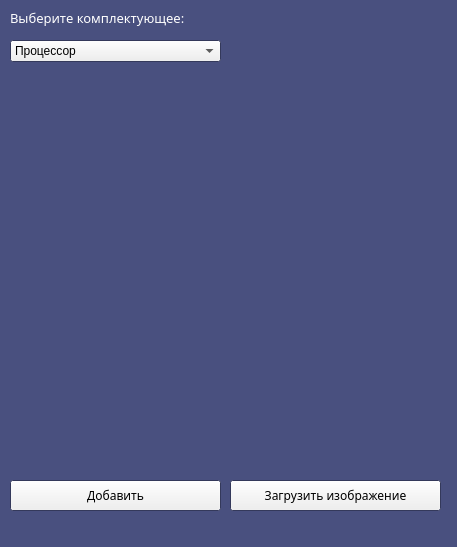
<?xml version="1.0" encoding="UTF-8"?>
<ui version="4.0">
 <class>Form</class>
 <widget class="QWidget" name="Form">
  <property name="geometry">
   <rect>
    <x>0</x>
    <y>0</y>
    <width>457</width>
    <height>547</height>
   </rect>
  </property>
  <property name="palette">
   <palette>
    <active>
     <colorrole role="Base">
      <brush brushstyle="SolidPattern">
       <color alpha="255">
        <red>255</red>
        <green>255</green>
        <blue>255</blue>
       </color>
      </brush>
     </colorrole>
     <colorrole role="Window">
      <brush brushstyle="SolidPattern">
       <color alpha="255">
        <red>73</red>
        <green>80</green>
        <blue>127</blue>
       </color>
      </brush>
     </colorrole>
    </active>
    <inactive>
     <colorrole role="Base">
      <brush brushstyle="SolidPattern">
       <color alpha="255">
        <red>255</red>
        <green>255</green>
        <blue>255</blue>
       </color>
      </brush>
     </colorrole>
     <colorrole role="Window">
      <brush brushstyle="SolidPattern">
       <color alpha="255">
        <red>73</red>
        <green>80</green>
        <blue>127</blue>
       </color>
      </brush>
     </colorrole>
    </inactive>
    <disabled>
     <colorrole role="Base">
      <brush brushstyle="SolidPattern">
       <color alpha="255">
        <red>73</red>
        <green>80</green>
        <blue>127</blue>
       </color>
      </brush>
     </colorrole>
     <colorrole role="Window">
      <brush brushstyle="SolidPattern">
       <color alpha="255">
        <red>73</red>
        <green>80</green>
        <blue>127</blue>
       </color>
      </brush>
     </colorrole>
    </disabled>
   </palette>
  </property>
  <property name="windowTitle">
   <string>Админ панель</string>
  </property>
  <widget class="QLabel" name="label">
   <property name="geometry">
    <rect>
     <x>10</x>
     <y>10</y>
     <width>201</width>
     <height>16</height>
    </rect>
   </property>
   <property name="font">
    <font>
     <family>Montserrat Medium</family>
     <pointsize>10</pointsize>
    </font>
   </property>
   <property name="styleSheet">
    <string notr="true">color: white</string>
   </property>
   <property name="text">
    <string>Выберите комплектующее:</string>
   </property>
  </widget>
  <widget class="QComboBox" name="chooseComponent">
   <property name="geometry">
    <rect>
     <x>10</x>
     <y>40</y>
     <width>211</width>
     <height>22</height>
    </rect>
   </property>
   <property name="styleSheet">
    <string notr="true">font-color: #49507f</string>
   </property>
   <item>
    <property name="text">
     <string>Процессор</string>
    </property>
   </item>
   <item>
    <property name="text">
     <string>Видеокарта</string>
    </property>
   </item>
   <item>
    <property name="text">
     <string>Кулер для ЦП</string>
    </property>
   </item>
   <item>
    <property name="text">
     <string>Материнская плата</string>
    </property>
   </item>
   <item>
    <property name="text">
     <string>Оперативная память</string>
    </property>
   </item>
   <item>
    <property name="text">
     <string>Устройство памяти</string>
    </property>
   </item>
   <item>
    <property name="text">
     <string>Блок питания</string>
    </property>
   </item>
   <item>
    <property name="text">
     <string>Корпус</string>
    </property>
   </item>
  </widget>
  <widget class="QPushButton" name="addButton">
   <property name="geometry">
    <rect>
     <x>10</x>
     <y>480</y>
     <width>211</width>
     <height>31</height>
    </rect>
   </property>
   <property name="font">
    <font>
     <family>Montserrat Medium</family>
    </font>
   </property>
   <property name="text">
    <string>Добавить</string>
   </property>
  </widget>
  <widget class="QWidget" name="widget" native="true">
   <property name="geometry">
    <rect>
     <x>10</x>
     <y>80</y>
     <width>401</width>
     <height>401</height>
    </rect>
   </property>
   <widget class="QWidget" name="verticalLayoutWidget">
    <property name="geometry">
     <rect>
      <x>0</x>
      <y>0</y>
      <width>401</width>
      <height>371</height>
     </rect>
    </property>
    <layout class="QVBoxLayout" name="verticalLayout"/>
   </widget>
  </widget>
  <widget class="QPushButton" name="addImage">
   <property name="geometry">
    <rect>
     <x>230</x>
     <y>480</y>
     <width>211</width>
     <height>31</height>
    </rect>
   </property>
   <property name="font">
    <font>
     <family>Montserrat Medium</family>
    </font>
   </property>
   <property name="text">
    <string>Загрузить изображение</string>
   </property>
  </widget>
  <widget class="QLabel" name="statusLabel">
   <property name="geometry">
    <rect>
     <x>230</x>
     <y>520</y>
     <width>211</width>
     <height>16</height>
    </rect>
   </property>
   <property name="font">
    <font>
     <family>Montserrat Medium</family>
     <pointsize>10</pointsize>
    </font>
   </property>
   <property name="text">
    <string/>
   </property>
  </widget>
 </widget>
 <resources/>
 <connections/>
</ui>
